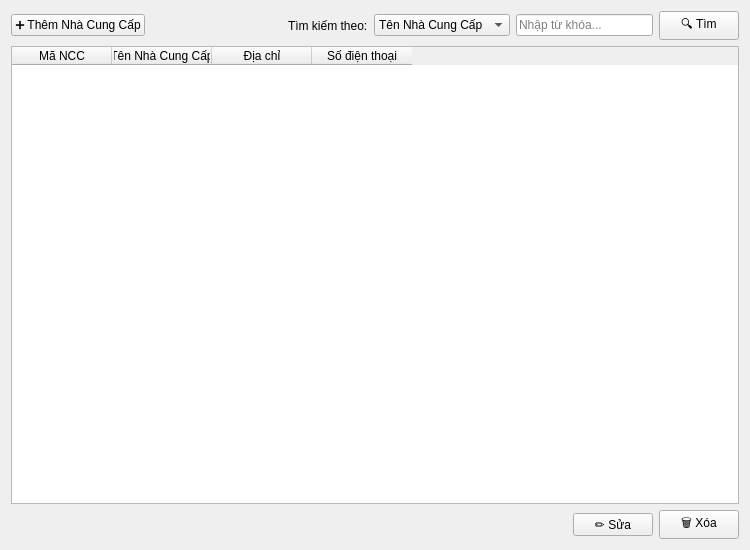
<?xml version="1.0" encoding="UTF-8"?>
<ui version="4.0">
 <class>SupplierManagementWidget</class>
 <widget class="QWidget" name="SupplierManagementWidget">
  <property name="geometry">
   <rect>
    <x>0</x>
    <y>0</y>
    <width>750</width>
    <height>550</height>
   </rect>
  </property>
  <property name="windowTitle">
   <string>Form</string>
  </property>
  <layout class="QVBoxLayout" name="verticalLayout">
   <item>
    <!-- Thanh công cụ (Toolbar) -->
    <widget class="QWidget" name="toolBarWidget" native="true">
     <layout class="QHBoxLayout" name="horizontalLayout">
      <property name="leftMargin">
       <number>0</number>
      </property>
      <property name="topMargin">
       <number>0</number>
      </property>
      <property name="rightMargin">
       <number>0</number>
      </property>
      <property name="bottomMargin">
       <number>0</number>
      </property>
      <item>
       <widget class="QPushButton" name="addButton">
        <property name="text">
         <string>➕ Thêm Nhà Cung Cấp</string>
        </property>
       </widget>
      </item>
      <item>
       <spacer name="horizontalSpacer_2">
        <property name="orientation">
         <enum>Qt::Horizontal</enum>
        </property>
        <property name="sizeType">
         <enum>QSizePolicy::Expanding</enum>
        </property>
        <property name="sizeHint" stdset="0">
         <size>
          <width>40</width>
          <height>20</height>
         </size>
        </property>
       </spacer>
      </item>
      <item>
       <widget class="QLabel" name="label">
        <property name="text">
         <string>Tìm kiếm theo:</string>
        </property>
       </widget>
      </item>
      <item>
       <widget class="QComboBox" name="searchCriteriaComboBox">
        <item>
         <property name="text">
          <string>Tên Nhà Cung Cấp</string>
         </property>
        </item>
        <item>
         <property name="text">
          <string>Mã Nhà Cung Cấp</string>
         </property>
        </item>
       </widget>
      </item>
      <item>
       <widget class="QLineEdit" name="searchLineEdit">
        <property name="placeholderText">
         <string>Nhập từ khóa...</string>
        </property>
       </widget>
      </item>
      <item>
       <widget class="QPushButton" name="searchButton">
        <property name="text">
         <string>🔍 Tìm</string>
        </property>
       </widget>
      </item>
     </layout>
    </widget>
   </item>
   <item>
    <!-- Bảng dữ liệu chính -->
    <widget class="QTableWidget" name="supplierTable">
     <property name="editTriggers">
      <set>QAbstractItemView::NoEditTriggers</set>
     </property>
     <property name="selectionBehavior">
      <enum>QAbstractItemView::SelectRows</enum>
     </property>
     <property name="alternatingRowColors">
      <bool>true</bool>
     </property>
     <column>
      <property name="text">
       <string>Mã NCC</string>
      </property>
     </column>
     <column>
      <property name="text">
       <string>Tên Nhà Cung Cấp</string>
      </property>
     </column>
     <column>
      <property name="text">
       <string>Địa chỉ</string>
      </property>
     </column>
     <column>
      <property name="text">
       <string>Số điện thoại</string>
      </property>
     </column>
    </widget>
   </item>
   <item>
    <!-- Các nút hành động (Action buttons) -->
    <widget class="QWidget" name="actionButtonsWidget" native="true">
     <layout class="QHBoxLayout" name="horizontalLayout_2">
      <property name="leftMargin">
       <number>0</number>
      </property>
      <property name="topMargin">
       <number>0</number>
      </property>
      <property name="rightMargin">
       <number>0</number>
      </property>
      <property name="bottomMargin">
       <number>0</number>
      </property>
      <item>
       <spacer name="horizontalSpacer">
        <property name="orientation">
         <enum>Qt::Horizontal</enum>
        </property>
        <property name="sizeHint" stdset="0">
         <size>
          <width>40</width>
          <height>20</height>
         </size>
        </property>
       </spacer>
      </item>
      <item>
       <widget class="QPushButton" name="editButton">
        <property name="text">
         <string>✏️ Sửa</string>
        </property>
       </widget>
      </item>
      <item>
       <widget class="QPushButton" name="deleteButton">
        <property name="text">
         <string>🗑️ Xóa</string>
        </property>
       </widget>
      </item>
     </layout>
    </widget>
   </item>
  </layout>
 </widget>
 <resources/>
 <connections/>
</ui>
